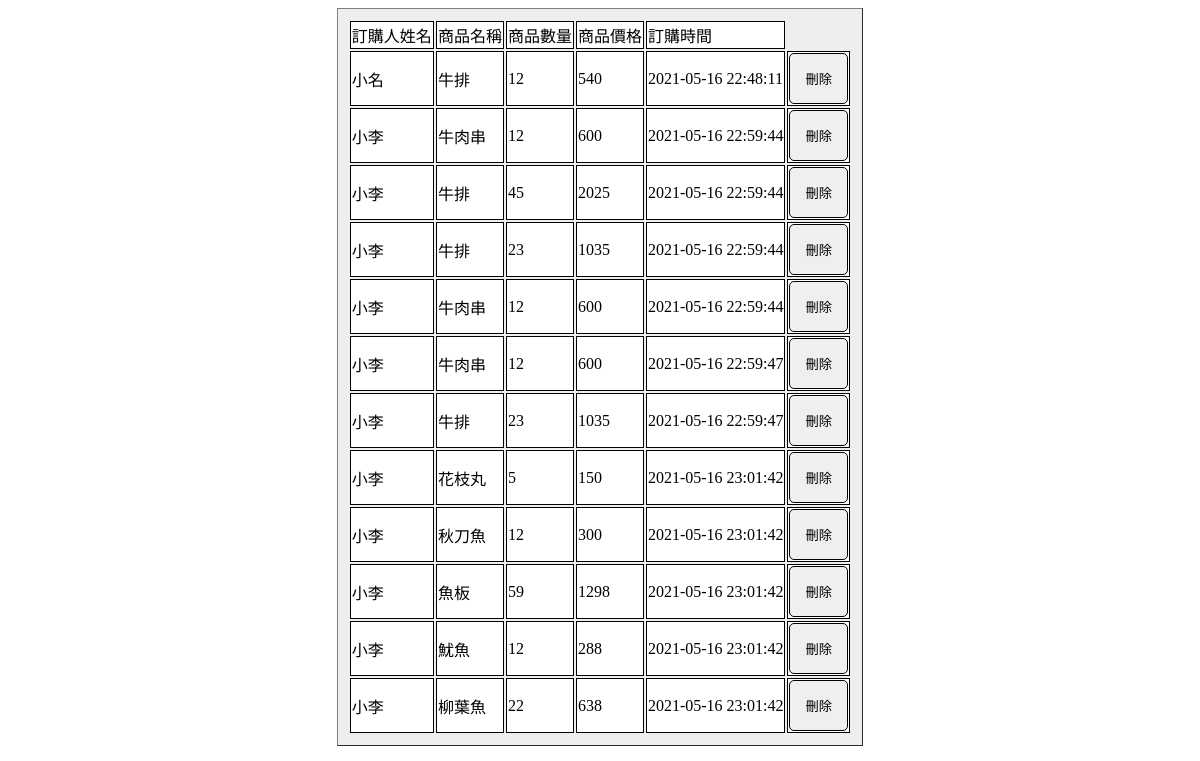
/backview/, run on the app's committed database.
### myapp/models.py (models this page shows, shortened)
class Order(models.Model):
    customname = models.CharField(max_length=20)
    customaccount = models.CharField(max_length=20)
    customemail = models.EmailField(max_length=60, default='',null=True)
    customphone=models.CharField(max_length=15,default='',null=True)
    customaddress = models.CharField(max_length=100, default='',null=True)
    unitname = models.CharField(max_length=100,default='')
    unitnum=models.IntegerField(default=0)
    unitprice=models.IntegerField(default=0)
    nowtime = models.CharField(max_length=50)

### myapp/views.py (the view)
# urls.py: url(r'^backview/',views.backview),
def backview(request):
    i=0
    lis=[]
    orderall = Order.objects.all()
    for order in orderall:
        i+=1
        lis.append(i)
    now = datetime.now()
    return render(request, "backview.html", locals())

### templates/backview.html (shortened to what this page needs)
<html>
<head>
    {% load static %}
    <link rel="stylesheet" href="{% static "css/style.css" %}" type="text/css">
</head>
<body>
<table border="1" style="padding:10px; background-color:#eee;" >
<tr class="tb-td">
                <td name ="customname" >訂購人姓名</td>
                <td name ="unitname" >商品名稱</td>
                <td name ="customnum" >商品數量</td>
                <td name ="unitprice" >商品價格</td>
                <td name ="nowtime" >訂購時間</td>
</tr>
 {% for unit in orderall %}
            <tr class="tb-td">
                <td name ="customname" >{{unit.customname}}</td>
                <td name ="unitname" >{{unit.unitname}}</td>
                <td name ="unitnum" >{{unit.unitnum}}</td>
                <td name ="unitprice" >{{unit.unitprice}}</td>
                <td name ="nowtime" >{{unit.nowtime}}</td>
                <td><input type="button" name="del" onclick="del(this)" value="刪除"></td>
            </tr>
 {% endfor %}
</table>
</body>
</html>

### static/css/style.css (style rules this page uses)
html { -webkit-text-size-adjust:none; text-size-adjust: none; }
table { margin-left:auto; margin-right:auto; }
input { padding:15px 15px; border:1px black solid; cursor:pointer; -webkit-border-radius: 5px; border-radius: 5px; }
.tb-td td { border:1px solid black; background-color:white; }

### data on the page
Order: customname "小名", unitname "牛排", unitnum "12", unitprice "540", nowtime "2021-05-16 22:48:11"
Order: customname "小李", unitname "牛肉串", unitnum "12", unitprice "600", nowtime "2021-05-16 22:59:44"
Order: customname "小李", unitname "牛排", unitnum "45", unitprice "2025", nowtime "2021-05-16 22:59:44"
Order: customname "小李", unitname "牛排", unitnum "23", unitprice "1035", nowtime "2021-05-16 22:59:44"
Order: customname "小李", unitname "牛肉串", unitnum "12", unitprice "600", nowtime "2021-05-16 22:59:44"
Order: customname "小李", unitname "牛肉串", unitnum "12", unitprice "600", nowtime "2021-05-16 22:59:47"
Order: customname "小李", unitname "牛排", unitnum "23", unitprice "1035", nowtime "2021-05-16 22:59:47"
Order: customname "小李", unitname "花枝丸", unitnum "5", unitprice "150", nowtime "2021-05-16 23:01:42"
Order: customname "小李", unitname "秋刀魚", unitnum "12", unitprice "300", nowtime "2021-05-16 23:01:42"
Order: customname "小李", unitname "魚板", unitnum "59", unitprice "1298", nowtime "2021-05-16 23:01:42"
Order: customname "小李", unitname "魷魚", unitnum "12", unitprice "288", nowtime "2021-05-16 23:01:42"
Order: customname "小李", unitname "柳葉魚", unitnum "22", unitprice "638", nowtime "2021-05-16 23:01:42"
